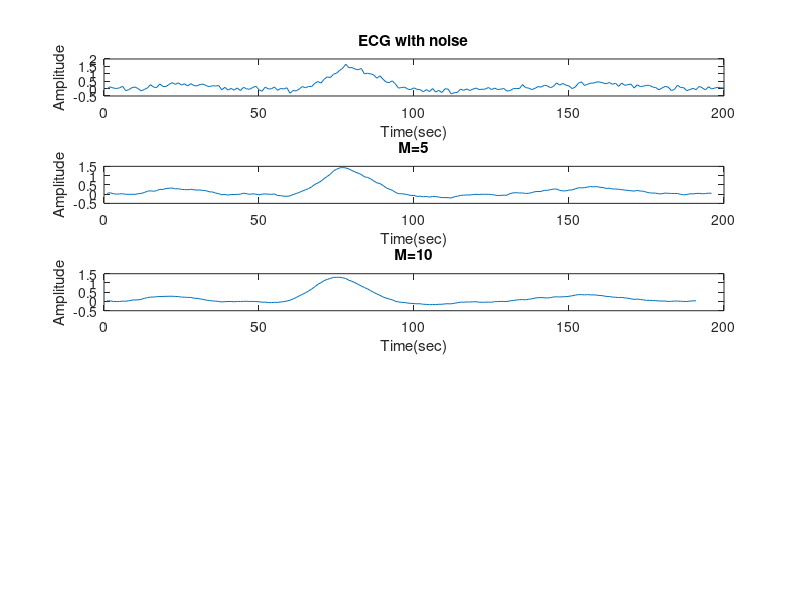

Recreate this plot in MATLAB.
x=[
0.000000
-0.000847
-0.000944
-0.000584
-0.000060
0.000335
0.000307
-0.000412
-0.000672
0.002876
0.013771
0.034214
0.061045
0.089766
0.116143
0.139031
0.159278
0.177757
0.194849
0.210175
0.223288
0.233819
0.241696
0.246922
0.249499
0.249418
0.246664
0.241220
0.233105
0.222386
0.209133
0.193464
0.175667
0.156075
0.135000
0.112488
0.088416
0.062685
0.036677
0.014077
-0.001236
-0.006734
-0.005316
-0.001233
0.001527
0.002047
0.001397
0.000669
0.000414
0.000347
0.000112
-0.000521
-0.001265
-0.001706
-0.001721
-0.004573
-0.015715
-0.040488
-0.075528
-0.103973
-0.107804
-0.075084
-0.018212
0.044326
0.095790
0.139711
0.192702
0.271395
0.380693
0.507309
0.636394
0.757271
0.875958
1.002646
1.145689
1.292068
1.414976
1.487649
1.499522
1.465144
1.401226
1.322481
1.235634
1.145416
1.056259
0.969169
0.882932
0.796312
0.708759
0.620781
0.532978
0.445766
0.358813
0.271600
0.184037
0.101004
0.030590
-0.019175
-0.046938
-0.061704
-0.073364
-0.089943
-0.111989
-0.138182
-0.167022
-0.194927
-0.216968
-0.228248
-0.226948
-0.216025
-0.198845
-0.178364
-0.155893
-0.132332
-0.108562
-0.085226
-0.062818
-0.041833
-0.023163
-0.008310
0.001172
0.004430
0.003415
0.000776
-0.000999
-0.001347
-0.000941
-0.000471
-0.000308
-0.000334
-0.000386
-0.000321
-0.000068
0.000425
0.001329
0.004181
0.011403
0.025393
0.046398
0.071322
0.096784
0.120102
0.141403
0.161517
0.181213
0.200602
0.219367
0.237185
0.253846
0.269317
0.283578
0.296600
0.308321
0.318667
0.327568
0.334987
0.340913
0.345332
0.348236
0.349628
0.349509
0.347882
0.344758
0.340146
0.334058
0.326509
0.317518
0.307102
0.295299
0.282173
0.267793
0.252220
0.235492
0.217643
0.198718
0.178917
0.158541
0.137883
0.116893
0.094981
0.071511
0.046587
0.023269
0.005354
-0.003739
-0.005017
-0.002342
0.000407
0.001160
0.000648
-0.000159
-0.000490
-0.000396
-0.000131
0.000066
0.000130
0.000107
0.000045
-0.000009
-0.000006
]

y=x';
N=length(y);
yn=0.1*randn(1,N)+y; % ECG signal with noise

%移動平均
M = 5;
yy=[];
for i=1:1:N-M+1 % sliding window
  yy1=yn(i:i+M-1);
  yy2=mean(yy1);
  yy=[yy yy2];
endfor
yy5 = yy

M = 10;
yy=[];
for i=1:1:N-M+1 % sliding window
  yy1=yn(i:i+M-1);
  yy2=mean(yy1);
  yy=[yy yy2];
endfor
yy10 = yy


function drawpic(position,data, title_text, x_label_text, y_label_text)
    subplot(5, 1, position);
    plot(data);
    title(title_text);
    xlabel(x_label_text);
    ylabel(y_label_text);
end

%畫圖
figure(1)
#drawpic(1, y, 'ECG signals', 'Time(sec)', 'Amplitude');
drawpic(1, yn, 'ECG with noise', 'Time(sec)', 'Amplitude');
drawpic(2, yy5, 'M=5', 'Time(sec)', 'Amplitude');
drawpic(3, yy10, 'M=10', 'Time(sec)', 'Amplitude');





